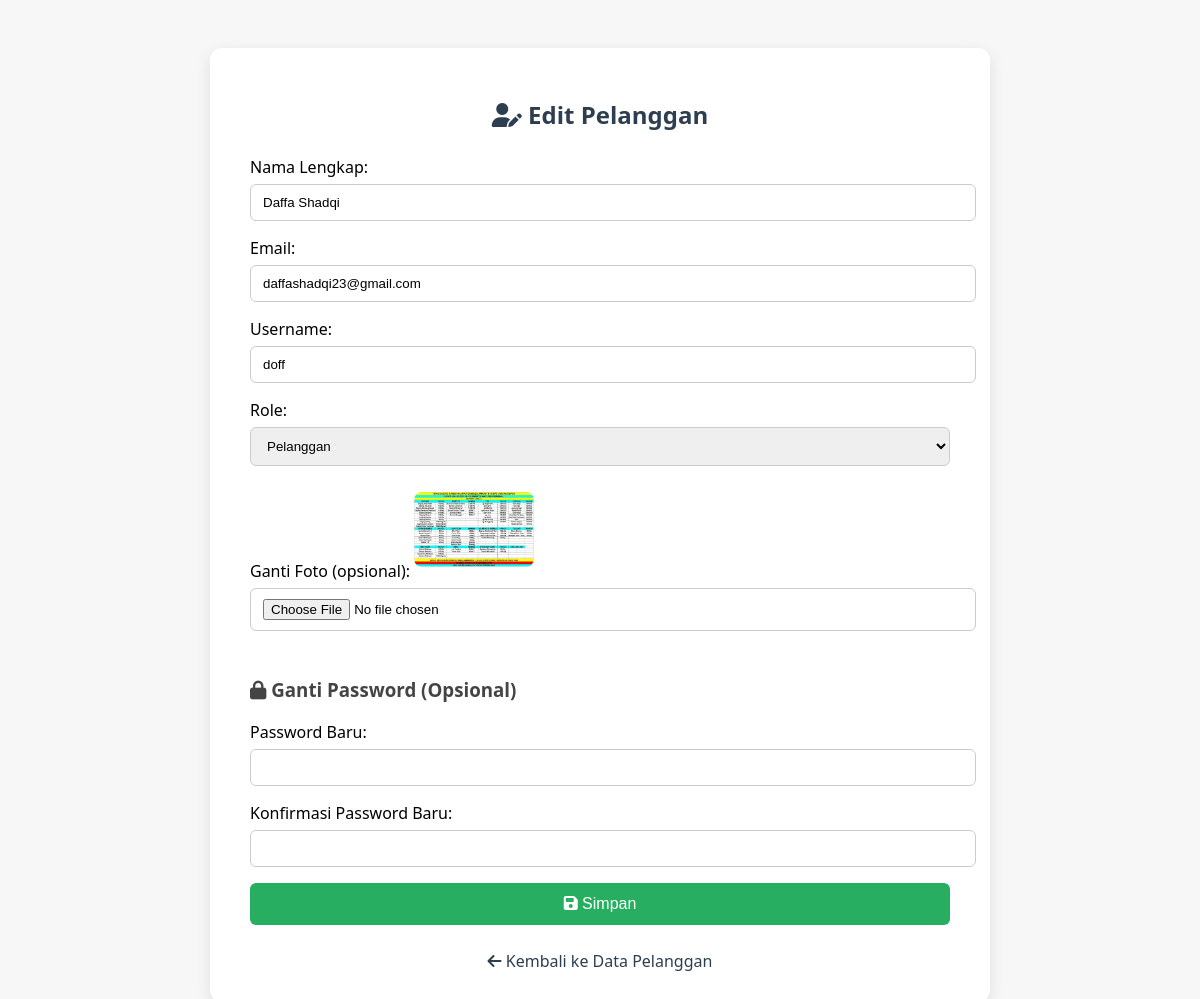
The app's page /pelanggan/edit.php?id=2 (signed in) with its own data.
### tables this page shows
CREATE TABLE `users` (
  `id_user` int(11) NOT NULL,
  `username` varchar(50) DEFAULT NULL,
  `email` varchar(100) DEFAULT NULL,
  `no_hp` varchar(15) DEFAULT NULL,
  `password` varchar(255) DEFAULT NULL,
  `nama_lengkap` varchar(100) DEFAULT NULL,
  `role` enum('admin','petugas','pelanggan') NOT NULL,
  `foto` varchar(100) DEFAULT NULL
);

### pelanggan/edit.php (the view, shortened to what this page needs)
<?php
include '../config/koneksi.php';
$id = $_GET['id'];
$user = mysqli_fetch_assoc(mysqli_query($conn, "SELECT * FROM users WHERE id_user = $id"));
?>
<!DOCTYPE html>
<html lang="id">
<head>
    <link rel="stylesheet" href="https://cdnjs.cloudflare.com/ajax/libs/font-awesome/6.5.0/css/all.min.css">
</head>
<body>
<div class="container">
    <h2><i class="fas fa-user-edit"></i> Edit Pelanggan</h2>
    <form method="post" enctype="multipart/form-data">
        <label>Nama Lengkap:</label>
        <input type="text" name="nama" value="<?= htmlspecialchars($user['nama_lengkap']) ?>" required>
        <label>Email:</label>
        <input type="email" name="email" value="<?= htmlspecialchars($user['email']) ?>" required>
        <label>Username:</label>
        <input type="text" name="username" value="<?= htmlspecialchars($user['username']) ?>" required>
        <label>Role:</label>
        <select name="role">
            <option value="pelanggan" <?= $user['role'] == 'pelanggan' ? 'selected' : '' ?>>Pelanggan</option>
        </select>
        <label>Ganti Foto (opsional):</label>
        <?php if ($user['foto']) { ?>
            <img src="../uploads/<?= $user['foto'] ?>" width="120">
        <?php } ?>
        <input type="file" name="foto" accept=".jpg,.jpeg,.png">
        <h3><i class="fas fa-lock"></i> Ganti Password (Opsional)</h3>
        <label>Password Baru:</label>
        <input type="password" name="password_baru">
        <label>Konfirmasi Password Baru:</label>
        <input type="password" name="konfirmasi_password">
        <button type="submit" name="submit"><i class="fas fa-save"></i> Simpan</button>
    </form>
    <a href="index.php" class="back-link"><i class="fas fa-arrow-left"></i> Kembali ke Data Pelanggan</a>
</div>
</body>
</html>

### pelanggan/edit.php (style rules this page uses)
body { font-family: 'Segoe UI', sans-serif; background-color: #f7f7f7; padding: 40px; }
.container { max-width: 700px; margin: auto; background: white; padding: 30px 40px; border-radius: 12px; box-shadow: 0 4px 15px rgba(0,0,0,0.1); }
h2 { text-align: center; color: #2c3e50; margin-bottom: 25px; }
label { font-weight: 500; }
input[type="text"], input[type="email"], input[type="password"], select, input[type="file"] { width: 100%; padding: 10px 12px; margin: 6px 0 16px; border: 1px solid #ccc; border-radius: 6px; }
button { background-color: #27ae60; color: white; padding: 12px 20px; border: none; border-radius: 6px; font-size: 16px; cursor: pointer; width: 100%; transition: background 0.3s ease; }
img { margin: 10px 0; border-radius: 8px; }
.back-link { display: block; text-align: center; margin-top: 25px; text-decoration: none; color: #2c3e50; }
h3 { color: #444; margin-top: 30px; }

### records on screen
users: nama "Daffa Shadqi", email "daffashadqi23@gmail.com", username "doff", role "Pelanggan", foto (picture)
